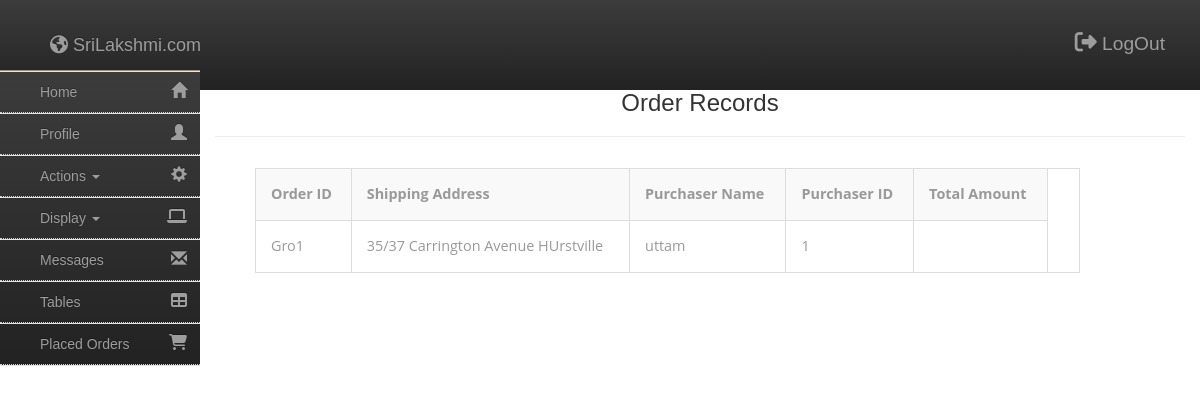
/Admin/Orders.php (signed in), run on the app's committed database.
### tables this page shows
CREATE TABLE `orders` (
  `orderid` int(100) NOT NULL,
  `address` varchar(1000) NOT NULL,
  `username` varchar(100) NOT NULL,
  `UserID` int(100) NOT NULL
);

### Admin/Orders.php (the view, shortened to what this page needs)
<!DOCTYPE html>
<html>
<head>
</head>
<body>
	<?php
		if($_SESSION['login_admin'] != '')
		{
	?>
	<?php include_once "header.php" ?>
	<?php include_once "navigation.php" ?>
		<div class="text-center col-md-10">
			<h3>Order Records
			</h3>
			<hr/>
		</div>
		<div class="row main">
			<div class="col-md-2"></div>
			<div class="col-md-9">
				<?php
					include_once('../Includes/Connection.php');
					$sql = "select * from orders";
					$result = mysqli_query($con, $sql);
					$count = mysqli_num_rows($result);
					if($count == 0)
						echo "<h4 class='text-warning'>No Order Placed yet.!</h4>";
					else {
						echo "<table class='table table-striped table-bordered table-hover'><tr><th>Order ID<th>Shipping Address<th>Purchaser Name<th>Purchaser ID<th>Total Amount</tr>";
						while($row = mysqli_fetch_array($result))
							echo "<tr><td>Gro".$row[0]."<td>".$row[1]."<td>".$row[2]."<td>".$row[3]."<td>".$row[5]."<td>".$row[4]."</td>";
					}
				?>
			</div>
		</div>
	<?php } else { ?>
	<p style="text-align: center; margin-top: 100px;">
		<i style="font-size: 2em;" class="fa fa-exclamation-triangle"><font>Something Went Wrong.! Try Again.</font></i>
	</p>
	<?php header('Refresh:1, url=Index.php'); } ?>
</body>
</html>

### Admin/NavBarStyle.css (style rules this page uses)
body,html { height: 100%; }
nav.sidebar, .main { -webkit-transition: margin 200ms ease-out; -moz-transition: margin 200ms ease-out; -o-transition: margin 200ms ease-out; transition: margin 200ms ease-out; }
.main { padding: 10px 10px 0 10px; }
@media (min-width: 768px) { .main { position: absolute; width: calc(100% - 40px); margin-left: 40px; float: right; } }

### Admin/Orders.php (style rules this page uses)
body { overflow-x: hidden; }

### Admin/Header.php (style rules this page uses)
body { background-color: #fff; }

### data on the page
orders: orderid "1", address "35/37 Carrington Avenue HUrstville", username "uttam", UserID "1"
